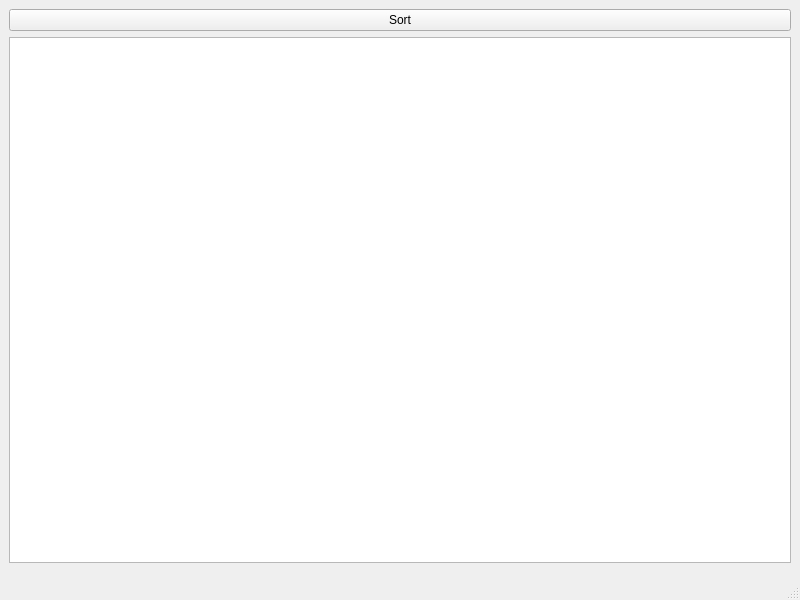
<?xml version="1.0" encoding="UTF-8"?>
<ui version="4.0">
 <class>MainWindow</class>
 <widget class="QMainWindow" name="MainWindow">
  <property name="geometry">
   <rect>
    <x>0</x>
    <y>0</y>
    <width>800</width>
    <height>600</height>
   </rect>
  </property>
  <property name="windowTitle">
   <string>MainWindow</string>
  </property>
  <widget class="QWidget" name="centralwidget">
   <layout class="QVBoxLayout" name="verticalLayout">
    <item>
     <widget class="QPushButton" name="sort">
      <property name="text">
       <string>Sort</string>
      </property>
     </widget>
    </item>
    <item>
     <widget class="QTableWidget" name="table"/>
    </item>
    <item>
     <layout class="QVBoxLayout" name="graph"/>
    </item>
    <item>
     <widget class="QWidget" name="diagramWidget" native="true"/>
    </item>
   </layout>
  </widget>
  <widget class="QMenuBar" name="menubar">
   <property name="geometry">
    <rect>
     <x>0</x>
     <y>0</y>
     <width>800</width>
     <height>26</height>
    </rect>
   </property>
  </widget>
  <widget class="QStatusBar" name="statusbar"/>
 </widget>
 <resources/>
 <connections/>
</ui>
